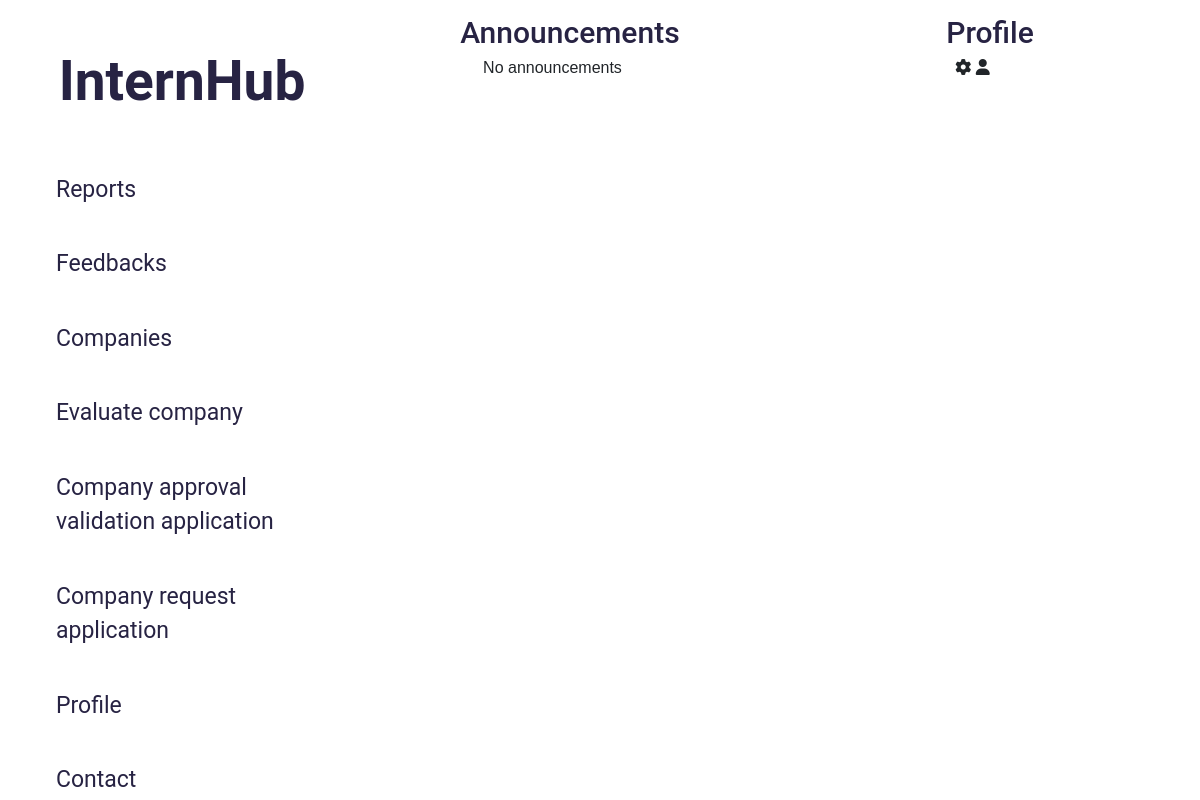
Before: / (signed in) with the older database file.
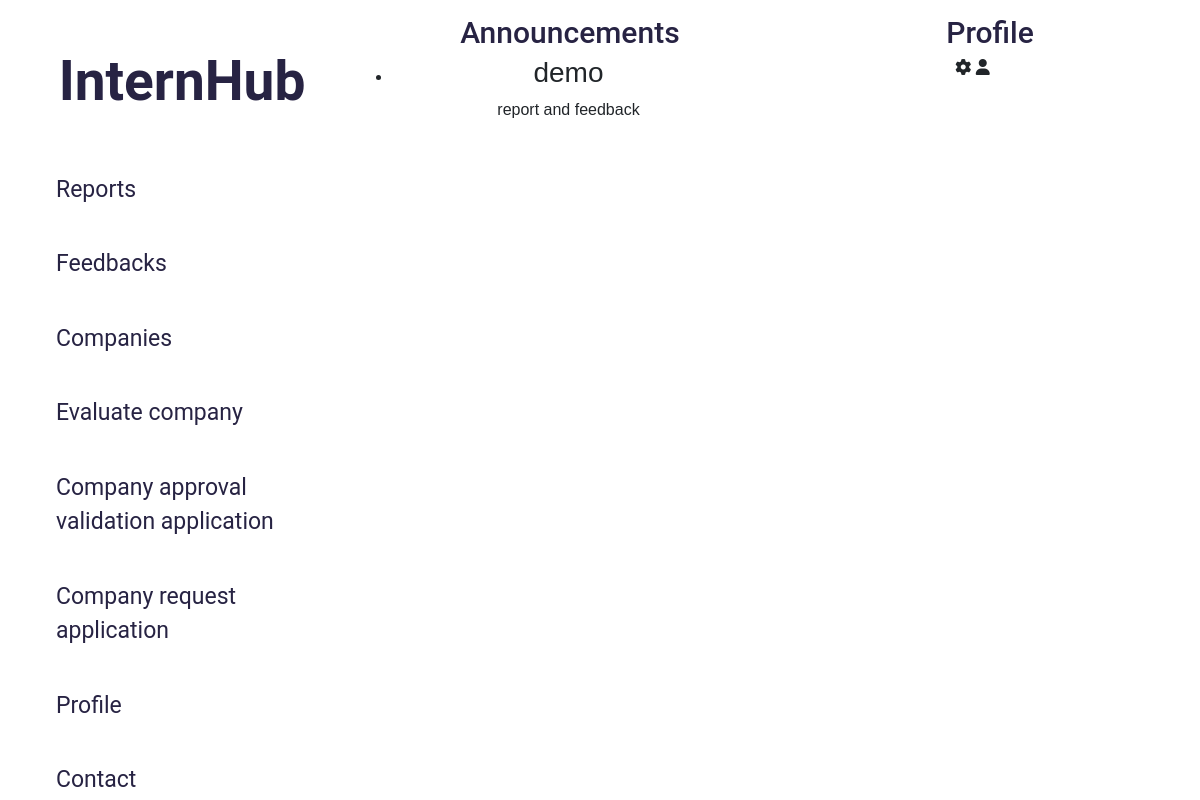
After: the same page with the newer database file.
### announcements/models.py (models this page shows, shortened)
class Announcement(models.Model):
    title = models.CharField(max_length=100)
    content = models.TextField()
    date = models.DateTimeField(auto_now_add=True)
    sender = models.ForeignKey(User, on_delete=models.CASCADE)  #User model is imported

### main/views.py (the view)
# urls.py: path('', views.HomeView.as_view(), name='home'),
class HomeView(LoginRequiredMixin, View):
    template_name = 'main/home.html'
    def get(self, request):
        announcements = Announcement.objects.all()
        return render(request, 'main/home.html', {'announcements': announcements})

### main/templates/main/home.html (shortened to what this page needs)
{% extends 'base.html' %}
{% load static %}
{% block styling %}
    <link rel="stylesheet" href="https://cdnjs.cloudflare.com/ajax/libs/bootstrap/5.0.0/css/bootstrap.min.css">
    <link rel="stylesheet" href="https://cdnjs.cloudflare.com/ajax/libs/font-awesome/6.0.0-beta2/css/all.min.css">
    <link rel="stylesheet" type="text/css" href="{% static 'main/home.css' %}">
{% endblock %}
{% block body %}
    <div>
        <div class="main-container">
            <div class="side-menu">
                <nav>
                    <ul>
                        <li class="title-li">
                            <a class="title" href="{% url 'main:home' %}">InternHub</a>
                        </li>
                        <li>
                            {% if request.user.role != "STUDENT" and request.user.role != "INSTRUCTOR" and request%}
                            <li>
                                <a href="{% url 'reports:main'%}"><button>Reports</button></a>
                            </li>
                            {% endif %}
                        </li>
                        <li>
                            <button>Feedbacks</button>
                        </li>
                        <li>
                            {% if request%}
                            <li>
                                <a href="{% url 'company:companies'%}"><button>Companies</button></a>
                            </li>
                            {% endif %}
                        </li>
                        <li>
                            <button>Evaluate company</button>
                        </li>
                        <li>
                            <button>Company approval validation application</button>
                        </li>
                        <li>
                            <button>Company request application</button>
                        </li>
                        <li>
                            <button>Profile</button>
                        </li>
                        <li>
                            <button>Contact</button>
                        </li>
                    </ul>
                </nav>
            </div>
            <div class="news-section">
                <h2>Announcements</h2>
                    {% if announcements|length == 0 %}
                        <p>No announcements</p>
                    {% else %}
                        <ul>
                        {% for announcement in announcements %}
                            <li>
                                <div class="announcement">
                                    <h3>{{ announcement.title }}</h3>
                                    <p>{{ announcement.content }}</p>
                                </div>
                            </li>
                        {% endfor %}
                        </ul>
                    {% endif %}
            </div>
            <div class="profile-section">
                <h2>Profile</h2>
                <nav>
                    <i class="fa-solid fa-gear"></i>
                    <i class="fa-solid fa-user"></i>
                </nav>
            </div>
        </div>
    </div>
{% endblock %}

### templates/base.html (shortened to what this page needs)
<!DOCTYPE html>
<html lang="en">
<head>
    <link href="https://cdn.jsdelivr.net/npm/bootstrap@5.3.0-alpha3/dist/css/bootstrap.min.css" rel="stylesheet">
    {% block styling %}
    {% endblock %}
</head>
<body>
{% block body %}
{% endblock %}
</body>
</html>

### main/static/main/home.css (style rules this page uses)
:root { --color-dark-grey: #272343; --color-snowbelt: #ffffff; --color-light-green: #e3f6f5; --color-green: #bae8e8; }
:root { --profile-width: 455px; }
* { box-sizing: border-box; }
body { margin: 0; padding: 0; background-color: var(--color-snowbelt); font-family: sans-serif; }
.main-container { display: grid; width: 100%; height: 100%; position: fixed; text-align: center; grid-template-columns: 360px auto var(--profile-width); }
.side-menu { grid-row: 1; grid-column: 1; background-color: var(--color-snowbelt); padding: 0; position: relative; width: 100%; height: 100%; }
.side-menu nav { background-color: var(--color-snowbelt); padding: 20px 0 20px 20px; position: relative; width: 325px; height: 100%; }
.side-menu ul { list-style: none; padding: 0; margin: 0; }
.side-menu .title-li { padding-bottom: 30px; padding-top: 20px; }
.side-menu .title { font-family: "Roboto", sans-serif; font-size: 55px; color: var(--color-dark-grey); text-align: left; padding: 0 0 0 19px; margin: 15px 0 5px 0; text-decoration: none; font-weight: bold; }
.side-menu button { position: relative; font-family: "Roboto", sans-serif; text-align: left; outline: 0; background-color: var(--color-snowbelt); width: 100%; border: 0; padding: 20px 50px 20px 36px; color: var(--color-dark-grey); font-size: 23px; -webkit-transition: all 0.3s ease; transition: all 0.3s ease; cursor: pointer; border-radius: 15px; }
.news-section { grid-row: 1; grid-column: 2; background-color: var(--color-snowbelt); padding: 0; position: relative; width: 100%; height: 100%; }
.news-section h2 { font-family: "Roboto", sans-serif; font-size: 30px; color: var(--color-dark-grey); text-align: center; margin: 15px 0 5px 35px; position: relative; }
.profile-section { grid-row: 1; grid-column: 3; background-color: var(--color-snowbelt); padding: 0; position: relative; width: 100%; height: 100%; }
.profile-section h2 { font-family: "Roboto", sans-serif; font-size: 30px; color: var(--color-dark-grey); text-align: center; margin: 15px 0 5px 35px; position: relative; }
.profile-section nav { background-color: var(--color-snowbelt); position: relative; width: var(--profile-width); height: 100%; }

Changed rows visible on the page:
added Announcement: title "demo", content "report and feedback"
Other visible differences:
text no longer shown: "No announcements"
